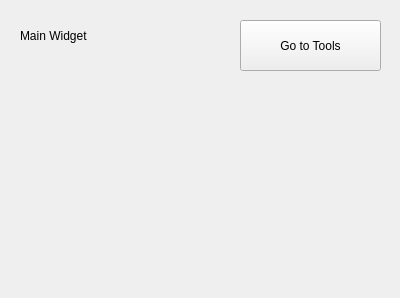
<?xml version="1.0" encoding="UTF-8"?>
<ui version="4.0">
 <class>Form</class>
 <widget class="QWidget" name="Form">
  <property name="geometry">
   <rect>
    <x>0</x>
    <y>0</y>
    <width>400</width>
    <height>298</height>
   </rect>
  </property>
  <property name="windowTitle">
   <string>Form</string>
  </property>
  <widget class="QLabel" name="label">
   <property name="geometry">
    <rect>
     <x>20</x>
     <y>20</y>
     <width>121</width>
     <height>31</height>
    </rect>
   </property>
   <property name="text">
    <string>Main Widget</string>
   </property>
  </widget>
  <widget class="QPushButton" name="btnTools">
   <property name="geometry">
    <rect>
     <x>240</x>
     <y>20</y>
     <width>141</width>
     <height>51</height>
    </rect>
   </property>
   <property name="text">
    <string>Go to Tools</string>
   </property>
  </widget>
 </widget>
 <resources/>
 <connections/>
</ui>
